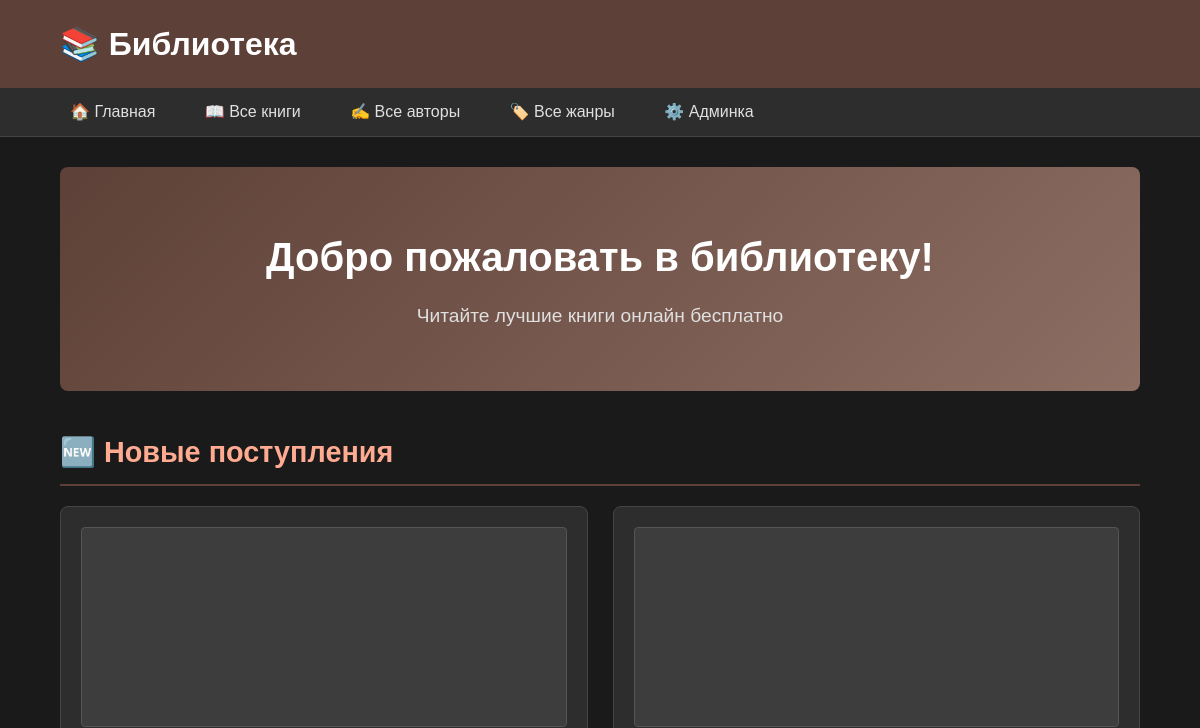
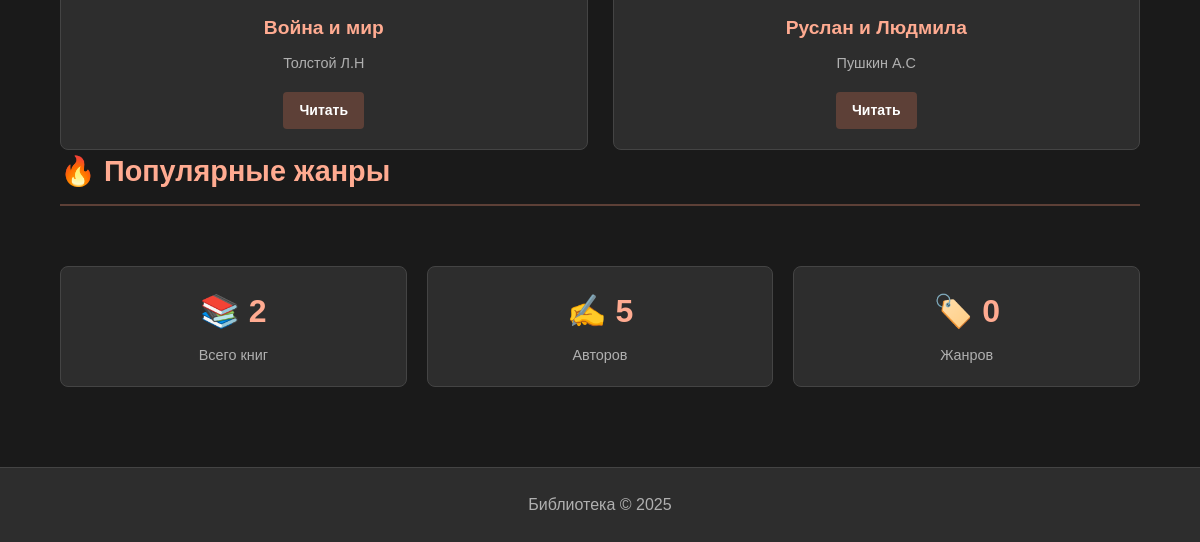
Before: / with the older database file (2 pictures, top to bottom).
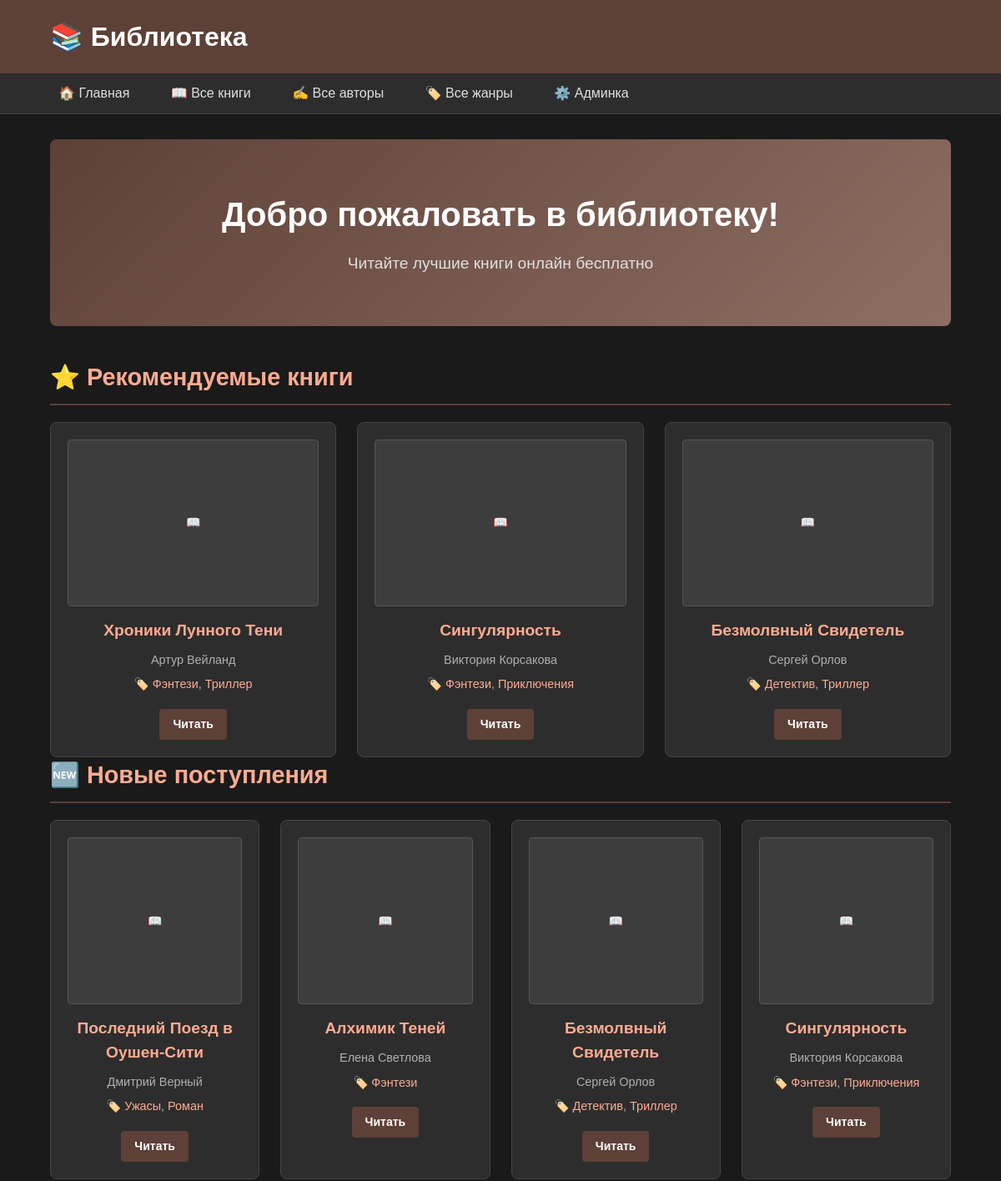
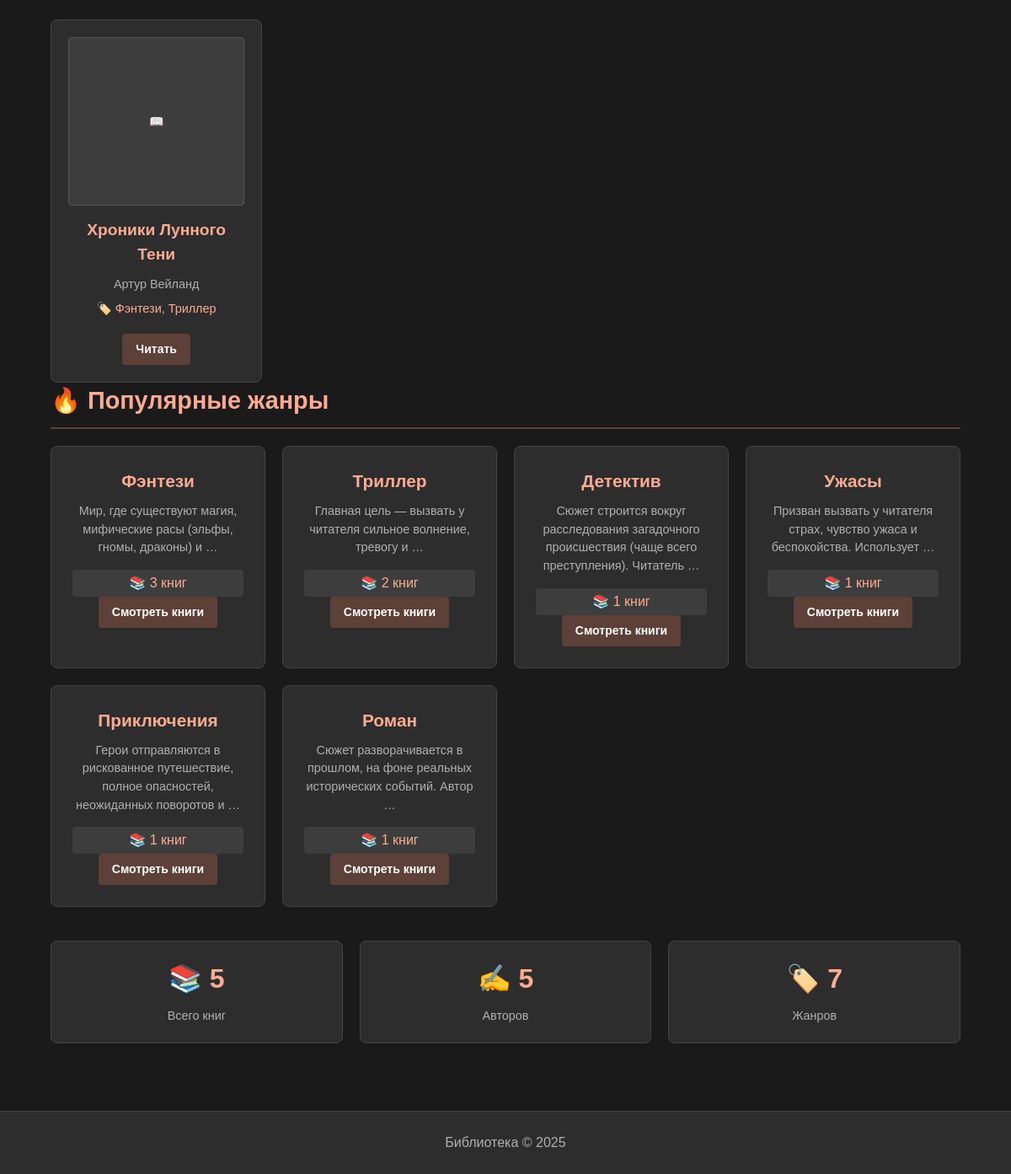
After: the same page with the newer database file (2 pictures, top to bottom).
### library/models.py (models this page shows, shortened)
class Book(models.Model):
    title = models.CharField(max_length=200, verbose_name="Название")
    author = models.ForeignKey(Author, on_delete=models.CASCADE, verbose_name="Автор")
    genres = models.ManyToManyField(Genre, blank=True, verbose_name="Жанры")
    year = models.IntegerField(verbose_name="Год издания")
    pages = models.IntegerField(null=True, blank=True, verbose_name="Количество страниц")
    description = models.TextField(blank=True, verbose_name="Описание")
    cover_url = models.URLField(blank=True, verbose_name="Ссылка на обложку")
    file_url = models.URLField(blank=True, verbose_name="Ссылка на файл книги")
    is_featured = models.BooleanField(default=False, verbose_name="Рекомендуемая")
    created_at = models.DateTimeField(auto_now_add=True)
    class Meta:
        verbose_name = "Книга"
        verbose_name_plural = "Книги"

class Author(models.Model):
    name = models.CharField(max_length=100, verbose_name="Имя автора")
    bio = models.TextField(blank=True, verbose_name="Биография")
    avatar_url = models.URLField(blank=True, verbose_name="Ссылка на аватар")
    birth_date = models.DateField(null=True, blank=True, verbose_name="Дата рождения")
    death_date = models.DateField(null=True, blank=True, verbose_name="Дата смерти")
    country = models.CharField(max_length=100, blank=True, verbose_name="Страна")
    created_at = models.DateTimeField(auto_now_add=True)
    class Meta:
        verbose_name = "Автор"
        verbose_name_plural = "Авторы"

class Genre(models.Model):
    name = models.CharField(max_length=100, verbose_name="Название жанра")
    description = models.TextField(blank=True, verbose_name="Описание жанра")
    class Meta:
        verbose_name = "Жанр"
        verbose_name_plural = "Жанры"

### library/views.py (the view)
# urls.py: path('', views.home, name='home'),
def home(request):
    featured_books = Book.objects.filter(is_featured=True, author__isnull=False).prefetch_related('genres', 'author')[:6]
    recent_books = Book.objects.filter(author__isnull=False).prefetch_related('genres', 'author').order_by('-created_at')[:8]
    total_books = Book.objects.filter(author__isnull=False).count()
    total_authors = Author.objects.count()
    total_genres = Genre.objects.count()
    popular_genres = Genre.objects.annotate(book_count=Count('book')).order_by('-book_count')[:6]
    return render(request, 'home.html', {
        'featured_books': featured_books,
        'recent_books': recent_books,
        'total_books': total_books,
        'total_authors': total_authors,
        'total_genres': total_genres,
        'popular_genres': popular_genres
    })

### library/templates/home.html (shortened to what this page needs)
{% extends 'base.html' %}
{% block content %}
<div class="hero-section">
    <h1>Добро пожаловать в библиотеку!</h1>
    <p>Читайте лучшие книги онлайн бесплатно</p>
</div>
{% if featured_books %}
<section class="featured-books">
    <h2 class="section-title">⭐ Рекомендуемые книги</h2>
    <div class="books-grid">
        {% for book in featured_books %}
        <div class="book-card">
            <div class="book-cover {% if not book.cover_url %}no-cover{% endif %}"
                 {% if book.cover_url %}style="background-image: url('{{ book.cover_url }}')"{% endif %}>
                {% if not book.cover_url %}📖{% endif %}
            </div>
            <h3 class="book-title">{{ book.title }}</h3>
            <p class="book-meta">{{ book.author.name }}</p>
            {% if book.genres.all %}
                <p class="book-meta">
                    🏷️
                    {% for genre in book.genres.all|slice:":2" %}
                        <span style="color: #ffab91;">{{ genre.name }}</span>{% if not forloop.last %}, {% endif %}
                    {% endfor %}
                </p>
            {% endif %}
            <a href="{% url 'book_detail' book.id %}" class="btn btn-read">Читать</a>
        </div>
        {% endfor %}
    </div>
</section>
{% endif %}
{% if recent_books %}
<section class="recent-books">
    <h2 class="section-title">🆕 Новые поступления</h2>
    <div class="books-grid">
        {% for book in recent_books %}
        <div class="book-card">
            <div class="book-cover {% if not book.cover_url %}no-cover{% endif %}"
                 {% if book.cover_url %}style="background-image: url('{{ book.cover_url }}')"{% endif %}>
                {% if not book.cover_url %}📖{% endif %}
            </div>
            <h3 class="book-title">{{ book.title }}</h3>
           <p class="book-meta">
    {% if book.author %}
        {{ book.author.name }}
    {% else %}
        <span style="color: #888;">Автор не указан</span>
    {% endif %}
</p>
            {% if book.genres.all %}
                <p class="book-meta">
                    🏷️
                    {% for genre in book.genres.all|slice:":2" %}
                        <span style="color: #ffab91;">{{ genre.name }}</span>{% if not forloop.last %}, {% endif %}
                    {% endfor %}
                </p>
            {% endif %}
            <a href="{% url 'book_detail' book.id %}" class="btn btn-read">Читать</a>
        </div>
        {% endfor %}
    </div>
</section>
{% endif %}
<section class="popular-genres">
    <h2 class="section-title">🔥 Популярные жанры</h2>
    <div class="genres-grid">
        {% for genre in popular_genres %}
        <div class="genre-card">
            <h3>{{ genre.name }}</h3>
            {% if genre.description %}
                <p>{{ genre.description|truncatewords:10 }}</p>
            {% endif %}
            <div class="book-count">📚 {{ genre.book_count }} книг</div>
            <a href="{% url 'genre_detail' genre.id %}" class="btn btn-view">Смотреть книги</a>
        </div>
        {% endfor %}
    </div>
</section>
<div class="stats">
    <div class="stat-item">
        <h3>📚 {{ total_books }}</h3>
        <p>Всего книг</p>
    </div>
    <div class="stat-item">
        <h3>✍️ {{ total_authors }}</h3>
        <p>Авторов</p>
    </div>
    <div class="stat-item">
        <h3>🏷️ {{ total_genres }}</h3>
        <p>Жанров</p>
    </div>
</div>
{% endblock %}

Changed rows visible on the page:
removed Book: title "Война и мир", author.name "Толстой Л.Н", shown under "🆕 Новые поступления"
removed Book: title "Руслан и Людмила", author.name "Пушкин А.С", shown under "🆕 Новые поступления"
added Book: title "Хроники Лунного Тени", author.name "Артур Вейланд"
added Genre: name "Фэнтези", description "Мир, где существуют магия, мифические расы (эльфы, гномы, драконы) и …", book_count "3"
added Genre: name "Триллер", description "Главная цель — вызвать у читателя сильное волнение, тревогу и …", book_count "2"
added Book: title "Сингулярность", author.name "Виктория Корсакова"
added Genre: name "Приключения", description "Герои отправляются в рискованное путешествие, полное опасностей, неожиданных поворотов и …", book_count "1"
added Book: title "Безмолвный Свидетель", author.name "Сергей Орлов"
added Genre: name "Детектив", description "Сюжет строится вокруг расследования загадочного происшествия (чаще всего преступления). Читатель …", book_count "1"
added Book: title "Последний Поезд в Оушен-Сити", author.name "Дмитрий Верный", shown under "🆕 Новые поступления"
added Genre: name "Ужасы", description "Призван вызвать у читателя страх, чувство ужаса и беспокойства. Использует …", book_count "1"
added Genre: name "Роман", description "Сюжет разворачивается в прошлом, на фоне реальных исторических событий. Автор …", book_count "1"
added Book: title "Алхимик Теней", author.name "Елена Светлова", shown under "🆕 Новые поступления"
Other visible differences:
{{ total_books }}: "2" → "5"
{{ total_genres }}: "0" → "7"
text now shown: "⭐ Рекомендуемые книги"
